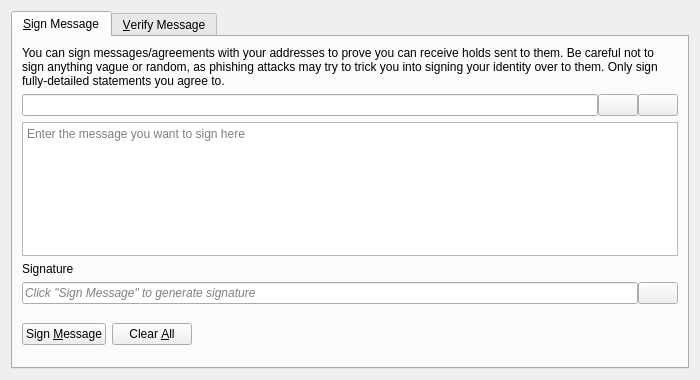
<?xml version="1.0" encoding="UTF-8"?>
<ui version="4.0">
 <class>SignVerifyMessageDialog</class>
 <widget class="QDialog" name="SignVerifyMessageDialog">
  <property name="geometry">
   <rect>
    <x>0</x>
    <y>0</y>
    <width>700</width>
    <height>380</height>
   </rect>
  </property>
  <property name="windowTitle">
   <string>Signatures - Sign / Verify a Message</string>
  </property>
  <property name="modal">
   <bool>true</bool>
  </property>
  <layout class="QVBoxLayout" name="verticalLayout">
   <item>
    <widget class="QTabWidget" name="tabWidget">
     <property name="currentIndex">
      <number>0</number>
     </property>
     <widget class="QWidget" name="tabSignMessage">
      <attribute name="title">
       <string>&amp;Sign Message</string>
      </attribute>
      <layout class="QVBoxLayout" name="verticalLayout_SM">
       <item>
        <widget class="QLabel" name="infoLabel_SM">
         <property name="text">
          <string>You can sign messages/agreements with your addresses to prove you can receive holds sent to them. Be careful not to sign anything vague or random, as phishing attacks may try to trick you into signing your identity over to them. Only sign fully-detailed statements you agree to.</string>
         </property>
         <property name="textFormat">
          <enum>Qt::PlainText</enum>
         </property>
         <property name="wordWrap">
          <bool>true</bool>
         </property>
        </widget>
       </item>
       <item>
        <layout class="QHBoxLayout" name="horizontalLayout_1_SM">
         <property name="spacing">
          <number>0</number>
         </property>
         <item>
          <widget class="QValidatedLineEdit" name="addressIn_SM">
           <property name="toolTip">
            <string>The HOLD address to sign the message with</string>
           </property>
          </widget>
         </item>
         <item>
          <widget class="QPushButton" name="addressBookButton_SM">
           <property name="toolTip">
            <string>Choose previously used address</string>
           </property>
           <property name="text">
            <string/>
           </property>
           <property name="icon">
            <iconset resource="../hold.qrc">
             <normaloff>:/icons/address-book</normaloff>:/icons/address-book</iconset>
           </property>
           <property name="shortcut">
            <string>Alt+A</string>
           </property>
           <property name="autoDefault">
            <bool>false</bool>
           </property>
          </widget>
         </item>
         <item>
          <widget class="QPushButton" name="pasteButton_SM">
           <property name="toolTip">
            <string>Paste address from clipboard</string>
           </property>
           <property name="text">
            <string/>
           </property>
           <property name="icon">
            <iconset resource="../hold.qrc">
             <normaloff>:/icons/editpaste</normaloff>:/icons/editpaste</iconset>
           </property>
           <property name="shortcut">
            <string>Alt+P</string>
           </property>
           <property name="autoDefault">
            <bool>false</bool>
           </property>
          </widget>
         </item>
        </layout>
       </item>
       <item>
        <widget class="QPlainTextEdit" name="messageIn_SM">
         <property name="toolTip">
          <string>Enter the message you want to sign here</string>
         </property>
         <property name="placeholderText">
          <string>Enter the message you want to sign here</string>
         </property>
        </widget>
       </item>
       <item>
        <widget class="QLabel" name="signatureLabel_SM">
         <property name="text">
          <string>Signature</string>
         </property>
         <property name="textFormat">
          <enum>Qt::PlainText</enum>
         </property>
        </widget>
       </item>
       <item>
        <layout class="QHBoxLayout" name="horizontalLayout_2_SM">
         <property name="spacing">
          <number>0</number>
         </property>
         <item>
          <widget class="QLineEdit" name="signatureOut_SM">
           <property name="placeholderText">
            <string>Click "Sign Message" to generate signature</string>
           </property>
           <property name="font">
            <font>
             <italic>true</italic>
            </font>
           </property>
           <property name="readOnly">
            <bool>true</bool>
           </property>
          </widget>
         </item>
         <item>
          <widget class="QPushButton" name="copySignatureButton_SM">
           <property name="toolTip">
            <string>Copy the current signature to the system clipboard</string>
           </property>
           <property name="text">
            <string/>
           </property>
           <property name="icon">
            <iconset resource="../hold.qrc">
             <normaloff>:/icons/editcopy</normaloff>:/icons/editcopy</iconset>
           </property>
           <property name="autoDefault">
            <bool>false</bool>
           </property>
          </widget>
         </item>
        </layout>
       </item>
       <item>
        <layout class="QHBoxLayout" name="horizontalLayout_3_SM">
         <item>
          <widget class="QPushButton" name="signMessageButton_SM">
           <property name="toolTip">
            <string>Sign the message to prove you own this HOLD address</string>
           </property>
           <property name="text">
            <string>Sign &amp;Message</string>
           </property>
           <property name="icon">
            <iconset resource="../hold.qrc">
             <normaloff>:/icons/edit</normaloff>:/icons/edit</iconset>
           </property>
           <property name="autoDefault">
            <bool>false</bool>
           </property>
          </widget>
         </item>
         <item>
          <widget class="QPushButton" name="clearButton_SM">
           <property name="toolTip">
            <string>Reset all sign message fields</string>
           </property>
           <property name="text">
            <string>Clear &amp;All</string>
           </property>
           <property name="icon">
            <iconset resource="../hold.qrc">
             <normaloff>:/icons/remove</normaloff>:/icons/remove</iconset>
           </property>
           <property name="autoDefault">
            <bool>false</bool>
           </property>
          </widget>
         </item>
         <item>
          <spacer name="horizontalSpacer_1_SM">
           <property name="orientation">
            <enum>Qt::Horizontal</enum>
           </property>
           <property name="sizeHint" stdset="0">
            <size>
             <width>40</width>
             <height>48</height>
            </size>
           </property>
          </spacer>
         </item>
         <item>
          <widget class="QLabel" name="statusLabel_SM">
           <property name="font">
            <font>
             <weight>75</weight>
             <bold>true</bold>
            </font>
           </property>
           <property name="text">
            <string/>
           </property>
           <property name="wordWrap">
            <bool>true</bool>
           </property>
          </widget>
         </item>
         <item>
          <spacer name="horizontalSpacer_2_SM">
           <property name="orientation">
            <enum>Qt::Horizontal</enum>
           </property>
           <property name="sizeHint" stdset="0">
            <size>
             <width>40</width>
             <height>48</height>
            </size>
           </property>
          </spacer>
         </item>
        </layout>
       </item>
      </layout>
     </widget>
     <widget class="QWidget" name="tabVerifyMessage">
      <attribute name="title">
       <string>&amp;Verify Message</string>
      </attribute>
      <layout class="QVBoxLayout" name="verticalLayout_VM">
       <item>
        <widget class="QLabel" name="infoLabel_VM">
         <property name="text">
          <string>Enter the receiver's address, message (ensure you copy line breaks, spaces, tabs, etc. exactly) and signature below to verify the message. Be careful not to read more into the signature than what is in the signed message itself, to avoid being tricked by a man-in-the-middle attack. Note that this only proves the signing party receives with the address, it cannot prove sendership of any transaction!</string>
         </property>
         <property name="textFormat">
          <enum>Qt::PlainText</enum>
         </property>
         <property name="alignment">
          <set>Qt::AlignLeading|Qt::AlignLeft|Qt::AlignTop</set>
         </property>
         <property name="wordWrap">
          <bool>true</bool>
         </property>
        </widget>
       </item>
       <item>
        <layout class="QHBoxLayout" name="horizontalLayout_1_VM">
         <property name="spacing">
          <number>0</number>
         </property>
         <item>
          <widget class="QValidatedLineEdit" name="addressIn_VM">
           <property name="toolTip">
            <string>The HOLD address the message was signed with</string>
           </property>
          </widget>
         </item>
         <item>
          <widget class="QPushButton" name="addressBookButton_VM">
           <property name="toolTip">
            <string>Choose previously used address</string>
           </property>
           <property name="text">
            <string/>
           </property>
           <property name="icon">
            <iconset resource="../hold.qrc">
             <normaloff>:/icons/address-book</normaloff>:/icons/address-book</iconset>
           </property>
           <property name="shortcut">
            <string>Alt+A</string>
           </property>
           <property name="autoDefault">
            <bool>false</bool>
           </property>
          </widget>
         </item>
        </layout>
       </item>
       <item>
        <widget class="QPlainTextEdit" name="messageIn_VM">
          <property name="toolTip">
            <string>The signed message to verify</string>
          </property>
          <property name="placeholderText">
            <string>The signed message to verify</string>
          </property>
        </widget>
       </item>
       <item>
        <widget class="QValidatedLineEdit" name="signatureIn_VM">
          <property name="toolTip">
            <string>The signature given when the message was signed</string>
          </property>
          <property name="placeholderText">
            <string>The signature given when the message was signed</string>
          </property>
        </widget>
       </item>
       <item>
        <layout class="QHBoxLayout" name="horizontalLayout_2_VM">
         <item>
          <widget class="QPushButton" name="verifyMessageButton_VM">
           <property name="toolTip">
            <string>Verify the message to ensure it was signed with the specified HOLD address</string>
           </property>
           <property name="text">
            <string>Verify &amp;Message</string>
           </property>
           <property name="icon">
            <iconset resource="../hold.qrc">
             <normaloff>:/icons/transaction_0</normaloff>:/icons/transaction_0</iconset>
           </property>
           <property name="autoDefault">
            <bool>false</bool>
           </property>
          </widget>
         </item>
         <item>
          <widget class="QPushButton" name="clearButton_VM">
           <property name="toolTip">
            <string>Reset all verify message fields</string>
           </property>
           <property name="text">
            <string>Clear &amp;All</string>
           </property>
           <property name="icon">
            <iconset resource="../hold.qrc">
             <normaloff>:/icons/remove</normaloff>:/icons/remove</iconset>
           </property>
           <property name="autoDefault">
            <bool>false</bool>
           </property>
          </widget>
         </item>
         <item>
          <spacer name="horizontalSpacer_1_VM">
           <property name="orientation">
            <enum>Qt::Horizontal</enum>
           </property>
           <property name="sizeHint" stdset="0">
            <size>
             <width>40</width>
             <height>48</height>
            </size>
           </property>
          </spacer>
         </item>
         <item>
          <widget class="QLabel" name="statusLabel_VM">
           <property name="font">
            <font>
             <weight>75</weight>
             <bold>true</bold>
            </font>
           </property>
           <property name="text">
            <string/>
           </property>
           <property name="wordWrap">
            <bool>true</bool>
           </property>
          </widget>
         </item>
         <item>
          <spacer name="horizontalSpacer_2_VM">
           <property name="orientation">
            <enum>Qt::Horizontal</enum>
           </property>
           <property name="sizeHint" stdset="0">
            <size>
             <width>40</width>
             <height>48</height>
            </size>
           </property>
          </spacer>
         </item>
        </layout>
       </item>
      </layout>
     </widget>
    </widget>
   </item>
  </layout>
 </widget>
 <customwidgets>
  <customwidget>
   <class>QValidatedLineEdit</class>
   <extends>QLineEdit</extends>
   <header>qt/qvalidatedlineedit.h</header>
  </customwidget>
 </customwidgets>
 <resources>
  <include location="../hold.qrc"/>
 </resources>
 <connections/>
</ui>
